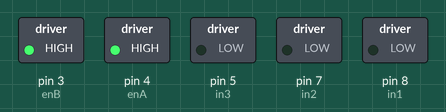
The sketch below on a simulated Arduino Uno, built with avr-gcc and run on an emulated ATmega328P. Shown: switched loads named in the sketch (green lamp = pin HIGH).

Above: at 0.1 s.
Timing chart, 0 to 1.6 s (numbered marks = the images above):
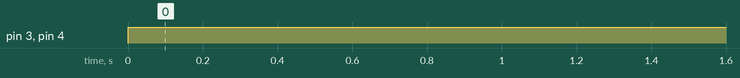

The sketch:

STOP_3.ino
```cpp
# include <stdint.h>
#include <NewPing.h>


#define TRIG_PIN 8
#define ECHO_PIN 7
#define MAX_DISTANCE 40
#define COLL_DIST 20
NewPing sonar(TRIG_PIN, ECHO_PIN, MAX_DISTANCE);


// L298n module
// 1(+)inainte dreapta = DrFr
// 2(+)inapoi dreapta = DrSp
// 3(+)inainte stanga = StFr
// 4(+)inapoi stanga = StSp

int DrFr = 3;
int DrSp = 2;
int StFr = 4;
int StSp = 5;

// Motor A connections
int enA = 4; //9
int in1 = 8;
int in2 = 7;
// Motor B connections
int enB = 3;
int in3 = 5;
int in4 = 4;

void setup() {
  // Set all the motor control pins to outputs
  pinMode(enA, OUTPUT);
  pinMode(enB, OUTPUT);
  pinMode(in1, OUTPUT);
  pinMode(in2, OUTPUT);
  pinMode(in3, OUTPUT);
  pinMode(in4, OUTPUT);

  // Turn off motors - Initial state
  digitalWrite(in1, LOW);
  digitalWrite(in2, LOW);
  digitalWrite(in3, LOW);
  digitalWrite(in4, LOW);
}

void loop() {
  directionControl();
  delay(1000);
  /* speedControl(); */
  /* delay(1000); */
}

// This function lets you control spinning direction of motors
void directionControl() {
  // Set motors to maximum speed
  // For PWM maximum possible values are 0 to 255
  analogWrite(enA, 255);
  analogWrite(enB, 255);
}
#if 0
  // Turn on motor A & B
  digitalWrite(in1, HIGH);
  digitalWrite(in2, LOW);
  digitalWrite(in3, HIGH);
  digitalWrite(in4, LOW);
  delay(2000);


  // Now change motor directions
  digitalWrite(in1, LOW);
  digitalWrite(in2, HIGH);
  digitalWrite(in3, LOW);
  digitalWrite(in4, HIGH);
  delay(2000);

  // Turn off motors
  digitalWrite(in1, LOW);
  digitalWrite(in2, LOW);
  digitalWrite(in3, LOW);
  digitalWrite(in4, LOW);

#endif
// This function lets you control speed of the motors
void speedControl() {
  // Turn on motors
  digitalWrite(in1, LOW);
  digitalWrite(in2, HIGH);
  digitalWrite(in3, LOW);
  digitalWrite(in4, HIGH);

  // Accelerate from zero to maximum speed
  for (int i = 0; i < 256; i++) {
    analogWrite(enA, i);
    analogWrite(enB, i);
    delay(20);
  }

  // Decelerate from maximum speed to zero
  for (int i = 255; i >= 0; --i) {
    analogWrite(enA, i);
    analogWrite(enB, i);
    delay(20);
  }

  // Now turn off motors
  digitalWrite(in1, LOW);
  digitalWrite(in2, LOW);
  digitalWrite(in3, LOW);
  digitalWrite(in4, LOW);
}
```

Measured:
- by itself, pin 3 (enB), pin 4 (enA): LOW → HIGH at 0.00 s
